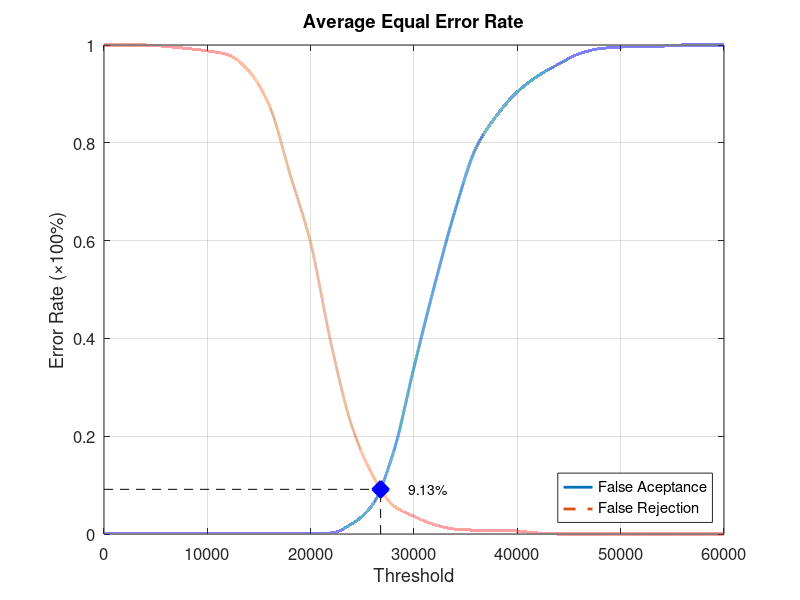
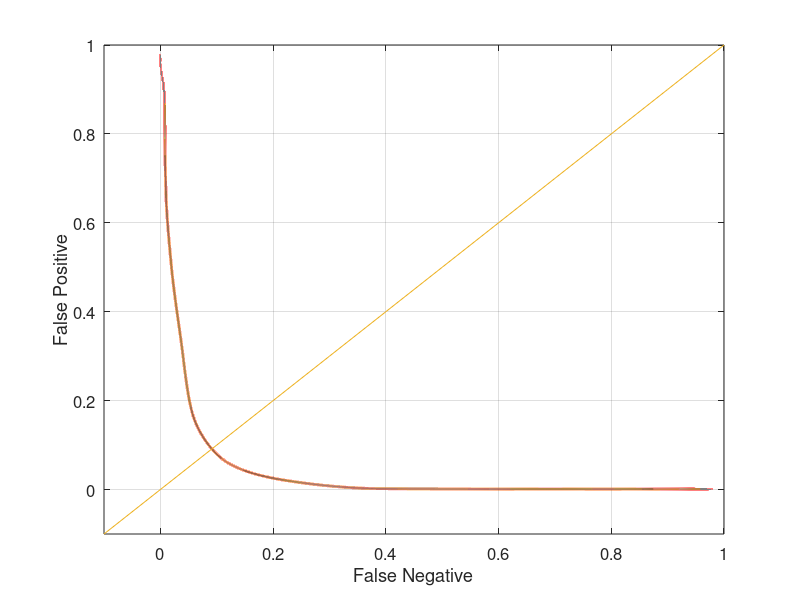

MATLAB code to generate these figures, in order:
function yEER = Database4Average
close all;
clear;
clc;
x = 0:2000:60000;
xq = 0:0.5:60000;

y0 = [0 0.00105263 0.00105263 0.00105263 0.00105263 0.00105263 0.00105263 0.00105263 0.00105263 0.00105263 0.00105263 0.00210526 0.0210526 0.06 0.166316 0.341053 0.509474 0.663158 0.789474 0.855789 0.90421 0.936842 0.961053 0.982105 0.992632 0.995789 0.997895 0.997895 1 1 1];
yy0 = interp1(x, y0, xq, 'pchip');
y1 = [1 1 1 0.997 0.993 0.988 0.98 0.947 0.876 0.736 0.595 0.387 0.22 0.12 0.058 0.036 0.019 0.01 0.008 0.008 0.006 0.002 0 0 0 0 0 0 0 0 0];
yy1 = interp1(x, y1, xq, 'pchip');

% Calculating EER: 
y2 = abs(y0 - y1);
find(y2 == min(y2))
yy2 = abs(yy0 - yy1);
xEER = find(yy2 == min(yy2));
xEERIndex = xq(xEER) % X-axis EER
yEER = yy0(xEER) % Y-axis EER

main = figure
plot(xq, yy0,'-','LineWidth', 2);	hold on
plot(xq, yy1,'--','LineWidth', 2);	hold on
plot([xEERIndex xEERIndex], [0 yEER], 'k--');	hold on
plot([0 xEERIndex], [yEER yEER], 'k--');	hold on
plot(xEERIndex, yEER, 'bx', 'LineWidth', 10);	hold on
text(xEERIndex + 10 * xEERIndex / 100, yEER, [num2str(round((10000 * yEER)) / 100) '%'])
legend('False Aceptance', 'False Rejection', 'Location', 'SouthEast')
xlabel('Threshold')
ylabel('Error Rate (\times100%)')
title('Average Equal Error Rate')
set(gca, 'FontSize', 12)
axis([0 60000 0 1])
grid on

print(main, 'Database4AverageMain', '-dpng');
FNRxFPR = figure('Color', [1 1 1]);
plot(yy1, yy0, '-', yy1, yy0, 'LineWidth', 2);
hold on
y = -0.1:0.1:1
plot(y, y); 
set(gca, 'FontSize', 12)
xlabel('False Negative')
ylabel('False Positive')
axis([-0.1 1 -0.1 1])
set(gca, 'FontSize', 12)
grid on

print(FNRxFPR, 'Database4AverageFNRxFPR','-dpng');
end
